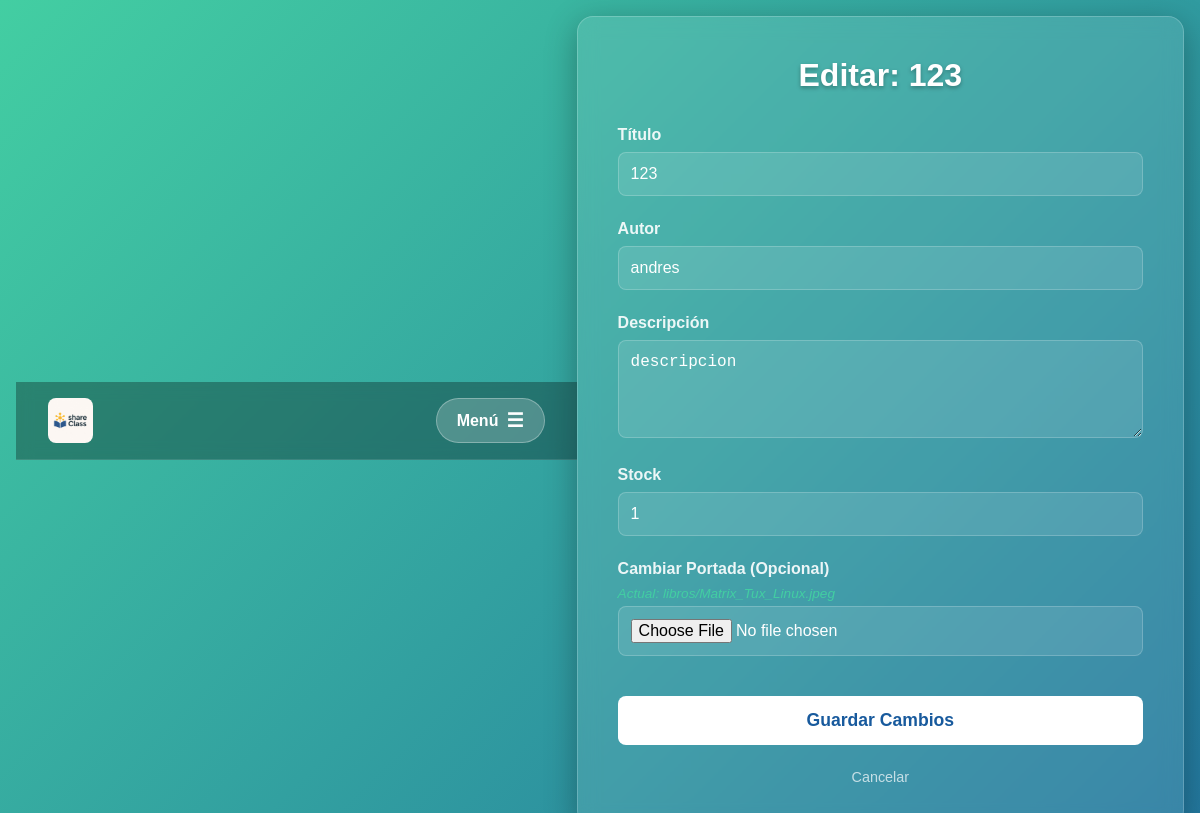
Screenshot of /libros/22/editar/ (signed in) with the database file from the repository.
### libros/models.py (models this page shows, shortened)
class Libro(models.Model):
    titulo = models.CharField(max_length=200)
    autor = models.CharField(max_length=200)
    descripcion = models.TextField(blank=True, null=True)
    imagen = models.ImageField(upload_to='libros/', blank=True, null=True)
    qr_code = models.ImageField(upload_to='libros_qr/', blank=True, null=True)
    stock = models.PositiveIntegerField(default=0)

### libros/views.py (the view, shortened to what this page needs)
# urls.py: path('<int:libro_id>/editar/', views.libro_editar, name='libro_editar'),
@login_required(login_url='auth')
def libro_editar(request, libro_id):
    if not is_admin(request.user):
        return redirect('libros_home')
    libro = get_object_or_404(Libro, id=libro_id)
    context = {'libro': libro}
    return render(request, 'libros/libro_editar.html', context)

### libros/views.py (called while the page is built)
def is_admin(user):
    try:
        if user.is_superuser: return True
        return user.profile.role == 'admin'
    except:
        return False

### libros/templates/libros/libro_editar.html (shortened to what this page needs)
{% extends 'accounts/base.html' %}
{% load static %}
{% block styles %}
    <link rel="stylesheet" href="{% static 'libros/libro_editar.css' %}">
{% endblock %}
{% block content %}
<div class="edit-box">
    <h2 class="edit-title">Editar: {{ libro.titulo }}</h2>
    <form method="POST" enctype="multipart/form-data">
        <div class="form-group">
            <label>Título</label>
            <input type="text" name="titulo" value="{{ libro.titulo }}" required>
        </div>
        <div class="form-group">
            <label>Autor</label>
            <input type="text" name="autor" value="{{ libro.autor }}" required>
        </div>
        <div class="form-group">
            <label>Descripción</label>
            <textarea name="descripcion" rows="4">{{ libro.descripcion }}</textarea>
        </div>
        <div class="form-group">
            <label>Stock</label>
            <input type="number" name="stock" value="{{ libro.stock }}" min="0">
        </div>
        <div class="form-group">
            <label>Cambiar Portada (Opcional)</label>
            {% if libro.imagen %}
                <p class="current-file">Actual: {{ libro.imagen.name }}</p>
            {% endif %}
            <input type="file" name="imagen" accept="image/*">
        </div>
        <button type="submit" class="btn-save">Guardar Cambios</button>
        <a href="{% url 'libro_detalle' libro.id %}" class="btn-cancel">Cancelar</a>
    </form>
</div>
{% endblock %}

### libros/static/libros/libro_editar.css (style rules this page uses)
body { font-family: Arial, sans-serif; background: linear-gradient(135deg, #43cea2, #185a9d, #0f3d5c, #185a9d); background-size: 400% 400%; animation: gradientBG 15s ease infinite; color: #fff; min-height: 100vh; display: flex; justify-content: center; align-items: center; padding: 1rem; margin: 0; }
.edit-box { background: rgba(255, 255, 255, 0.1); backdrop-filter: blur(10px); padding: 2.5rem; border-radius: 16px; box-shadow: 0 8px 32px rgba(0,0,0,0.3); border: 1px solid rgba(255,255,255,0.2); width: 100%; max-width: 600px; }
.edit-title { margin-top: 0; text-align: center; font-size: 2rem; margin-bottom: 2rem; text-shadow: 0 2px 4px rgba(0,0,0,0.3); }
.form-group { margin-bottom: 1.5rem; }
.form-group label { display: block; margin-bottom: 0.5rem; font-weight: bold; color: rgba(255,255,255,0.9); }
.form-group input, .form-group textarea { width: 100%; padding: 12px; border-radius: 8px; border: 1px solid rgba(255,255,255,0.2); background: rgba(255,255,255,0.1); color: white; font-size: 1rem; box-sizing: border-box; transition: background 0.3s; }
.current-file { font-size: 0.85rem; color: #43cea2; margin: 5px 0; font-style: italic; }
.btn-save { width: 100%; padding: 14px; background: white; color: #185a9d; font-weight: bold; font-size: 1.1rem; border: none; border-radius: 8px; cursor: pointer; transition: transform 0.2s, background 0.2s; margin-top: 1rem; }
.btn-cancel { display: block; text-align: center; margin-top: 1.5rem; color: rgba(255,255,255,0.7); text-decoration: none; font-size: 0.9rem; transition: color 0.2s; }

### rows the page displays
Libro: titulo "123", autor "andres", descripcion "descripcion", stock "1", imagen.name "libros/Matrix_Tux_Linux.jpeg"
